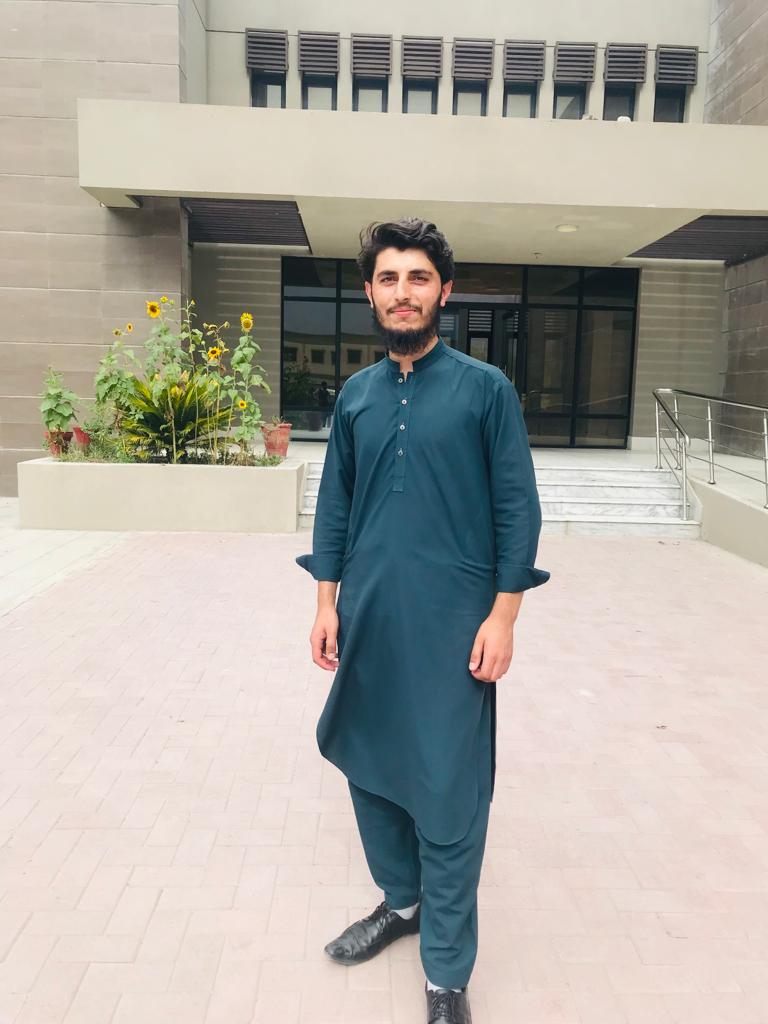
#> input picture images/sahir.jpeg, 768 x 1024 px
$ python masking.py
#> lines starting #> are read from the running program, lines starting #| are printed output that depends on the picture; after the words box and inside, x2 and y2 are one past the last pixel; in counts of white or black regions, pixels touching at a corner belong together
import cv2 as cv
import numpy as np

img = cv.imread('./images/sahir.jpeg')
#> img is the input picture: shape (1024, 768, 3); mean B, G, R 162, 169.9, 173.4
cv.imshow('Sahir', img)
blank = np.zeros(img.shape[:2], dtype='uint8')
cv.imshow('Black', blank)

mask = cv.circle(blank, (img.shape[1]//2, img.shape[0]//2 - 200), 100, 255, -1)
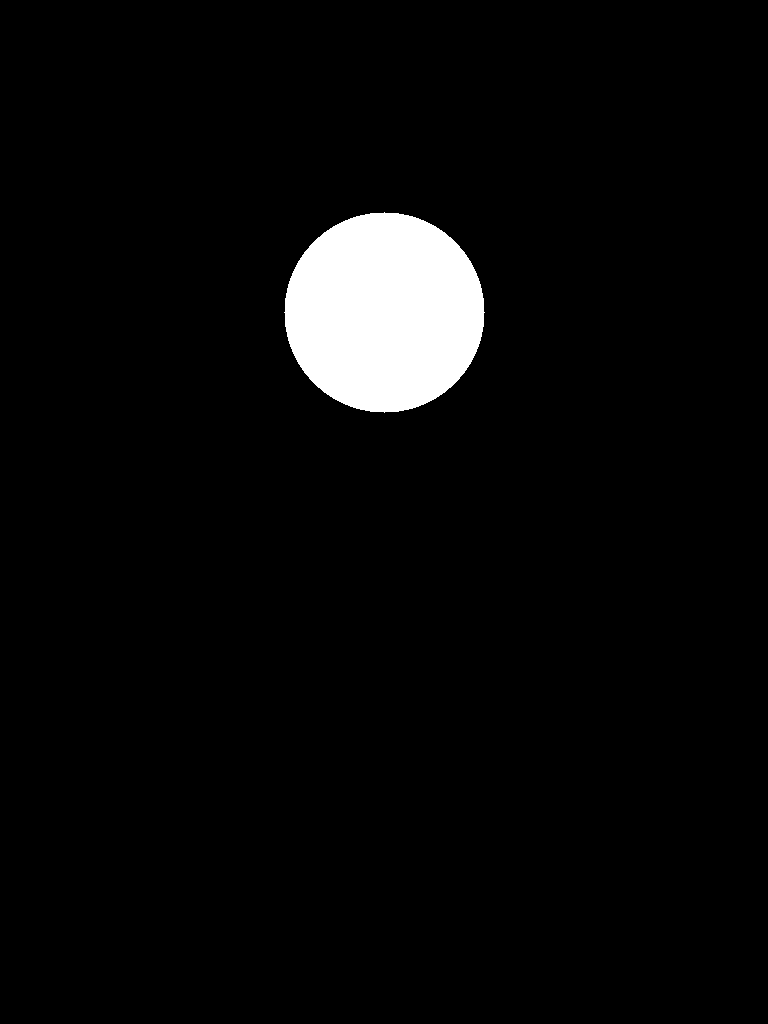
#> blank: shape (1024, 768); 4% white; 1 white region, box (x1, y1, x2, y2) and area: (284, 212, 485, 413) 31417
cv.imshow('Mask', mask)

masked = cv.bitwise_and(img, img, mask=mask)
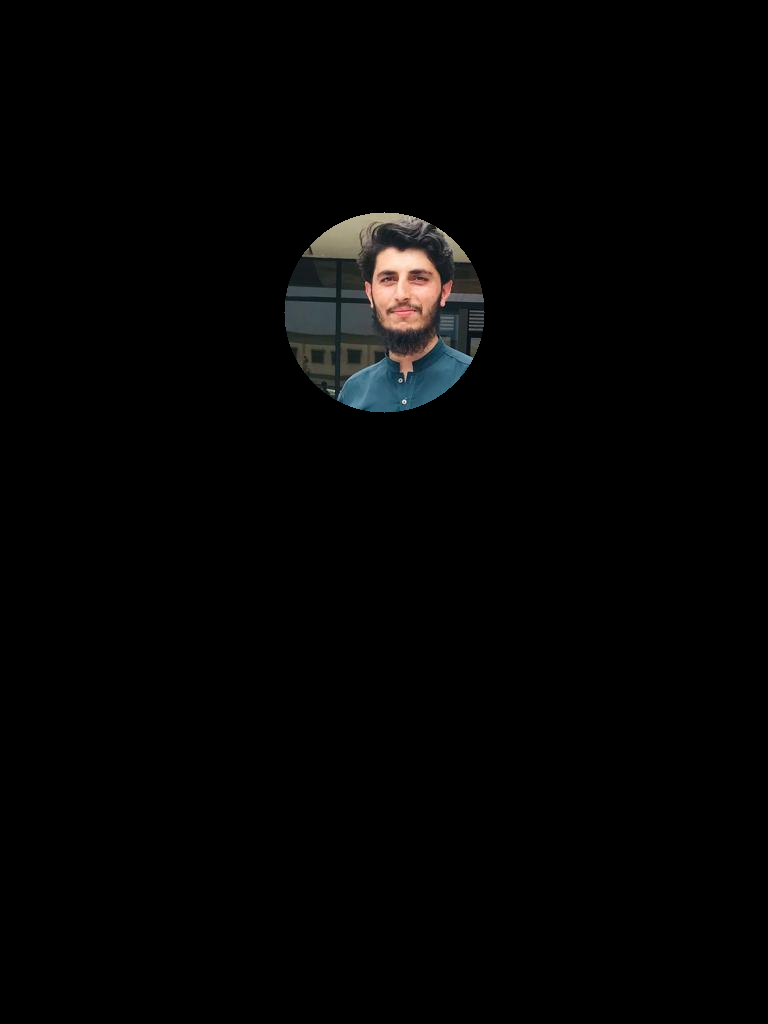
#> masked: shape (1024, 768, 3); mean B, G, R 3.3, 3.4, 3.5
cv.imshow('Masked', masked)
cv.waitKey(0)

$ run again, with images/FfNmgEUXgAIuV52 (1).jpeg copied over images/sahir.jpeg
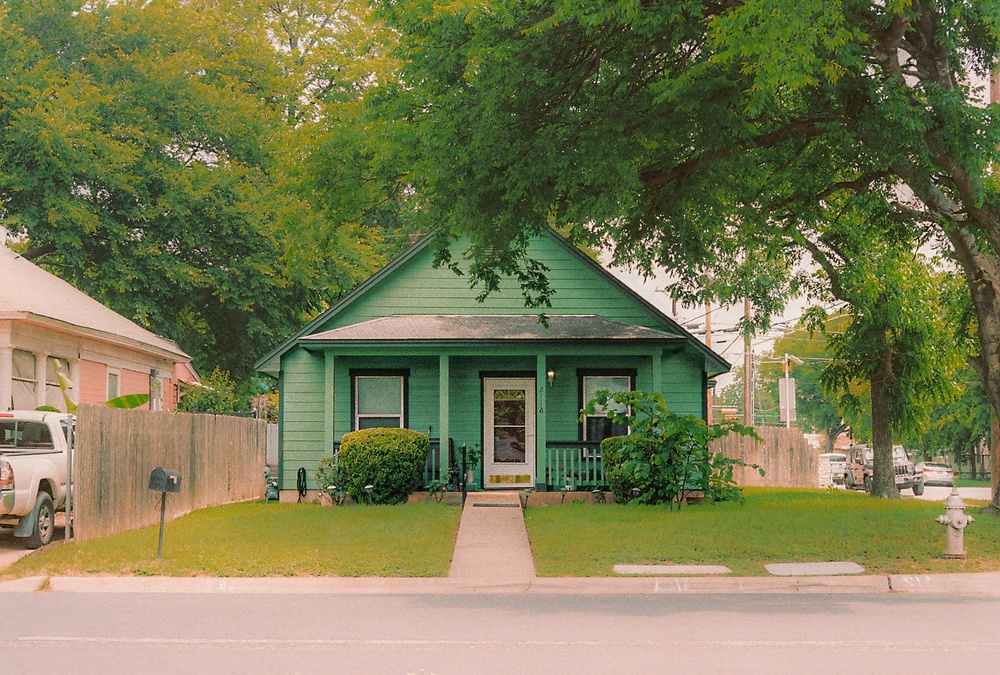
#> input picture images/FfNmgEUXgAIuV52 (1).jpeg, 1000 x 675 px, shrunk from 1768 x 1194 before the run
#> img is the input picture: shape (675, 1000, 3); mean B, G, R 83.8, 123.1, 123
#> `mask = cv.circle(blank, (img.shape[1]//2, img.shape[0]//2 - 200), 100,..`:
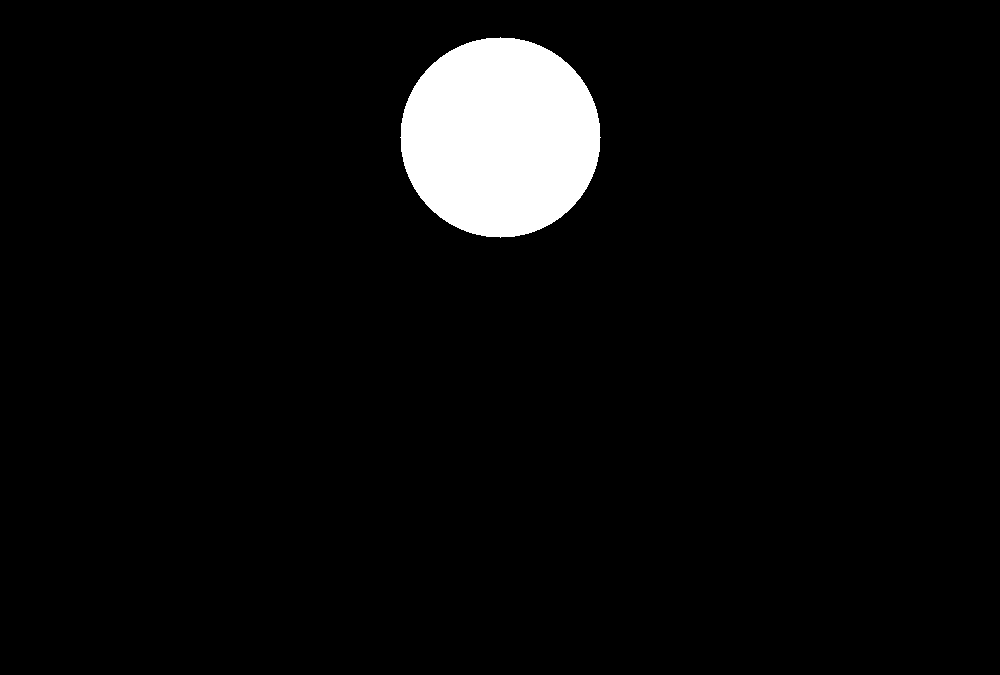
#> blank: shape (675, 1000); 4.7% white; 1 white region, box (x1, y1, x2, y2) and area: (400, 37, 601, 238) 31417
#> `masked = cv.bitwise_and(img, img, mask=mask)`:
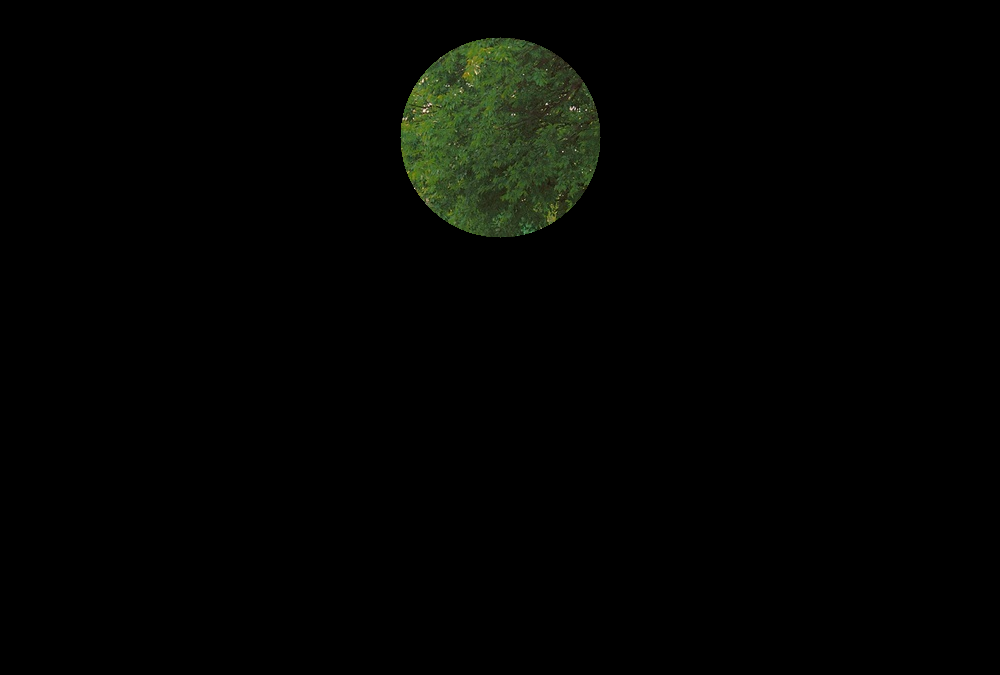
#> masked: shape (675, 1000, 3); mean B, G, R 1.8, 3.7, 2.8

$ run again, with images/dave-hoefler-frmovOarYdE-unsplash.jpg copied over images/sahir.jpeg
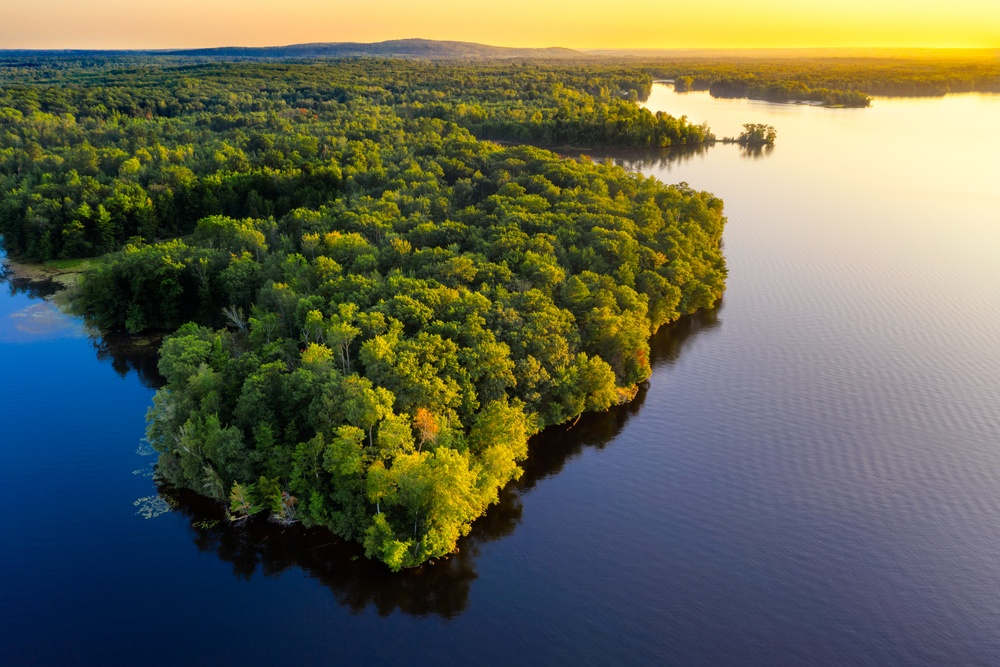
#> input picture images/dave-hoefler-frmovOarYdE-unsplash.jpg, 1000 x 667 px, shrunk from 5422 x 3614 before the run
#> img is the input picture: shape (667, 1000, 3); mean B, G, R 82.5, 102.3, 99.1
#> `mask = cv.circle(blank, (img.shape[1]//2, img.shape[0]//2 - 200), 100,..`:
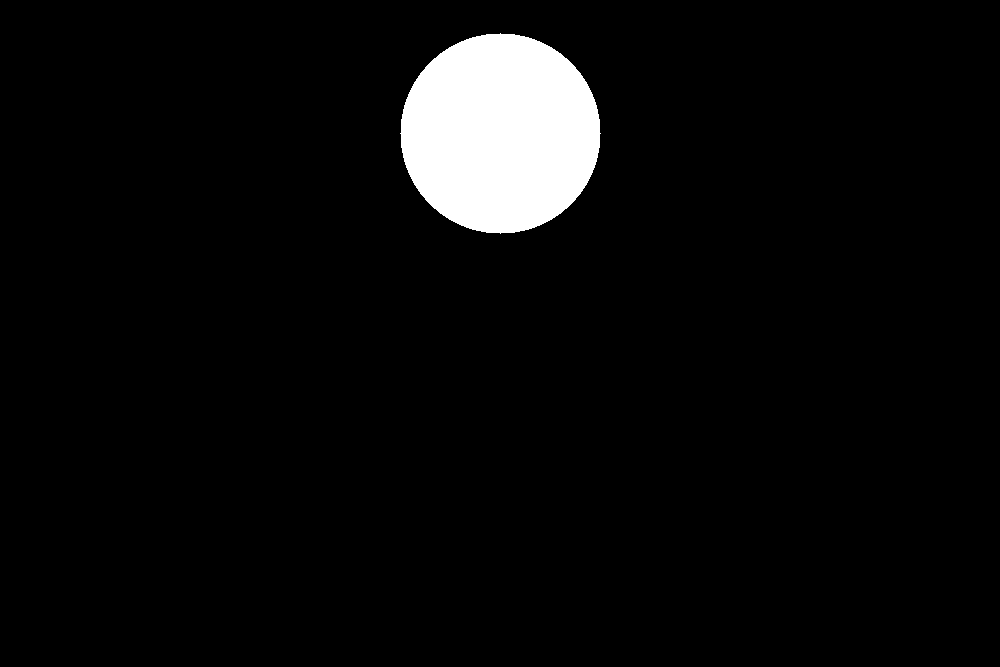
#> blank: shape (667, 1000); 4.7% white; 1 white region, box (x1, y1, x2, y2) and area: (400, 33, 601, 234) 31417
#> `masked = cv.bitwise_and(img, img, mask=mask)`:
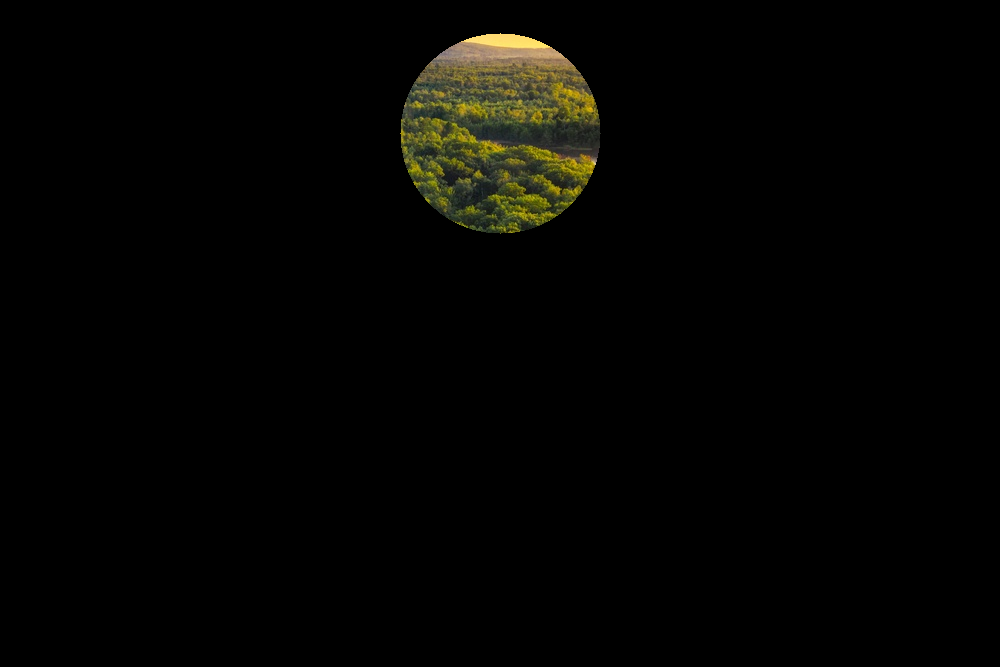
#> masked: shape (667, 1000, 3); mean B, G, R 2.2, 4.3, 4.5
